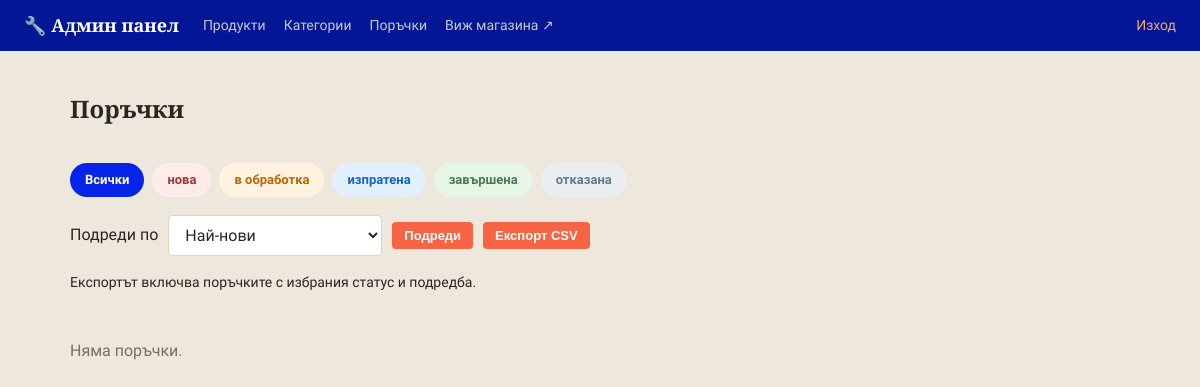
The page /admin/orders (signed in) on the database as committed earlier.
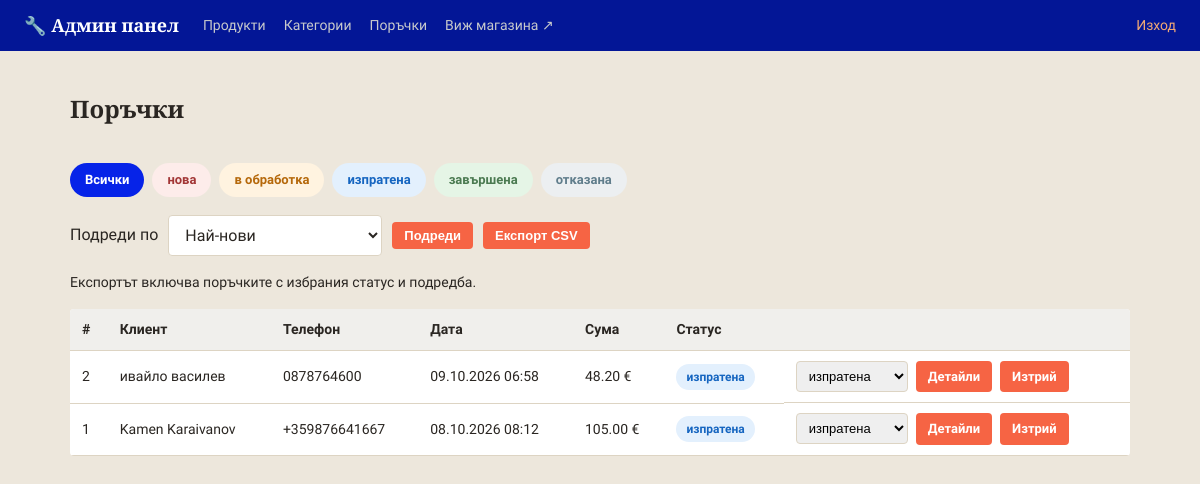
The same page on the database as committed later.
### models.py (models this page shows)
class Order(db.Model):
    __tablename__ = 'orders'
    STATUSES = ['нова', 'в обработка', 'изпратена', 'завършена', 'отказана']
    id = db.Column(db.Integer, primary_key=True)
    customer_name = db.Column(db.String(150), nullable=False)
    phone = db.Column(db.String(50), nullable=False)
    address = db.Column(db.String(300), nullable=False)
    email = db.Column(db.String(150), default='')
    total = db.Column(db.Float, nullable=False)
    status = db.Column(db.String(30), default='нова', nullable=False)
    created_at = db.Column(db.DateTime, default=datetime.utcnow)
    items = db.relationship('OrderItem', backref='order', lazy=True)

### app.py (the view)
@app.route('/admin/orders')
@admin_required
def admin_orders():
    orders, sort, status_filter = selected_orders()
    return render_template('admin/orders.html', orders=orders,
                           statuses=Order.STATUSES, status_filter=status_filter,
                           sort=sort, sort_options=ORDER_SORTS)

### app.py (called while the page is built)
@app.context_processor
def inject_whatsapp_number():
    return {'whatsapp_number': app.config['WHATSAPP_NUMBER'], 'asset_version': app.config['ASSET_VERSION']}

@app.context_processor
def inject_canonical_url():
    public_pages = {'index', 'category_view', 'product_view', 'contacts', 'returns_policy'}
    canonical_url = None
    if request.endpoint in public_pages and request.method in ('GET', 'HEAD'):
        canonical_url = app.config['CANONICAL_SITE_URL'] + url_for(
            request.endpoint, _external=False, **(request.view_args or {})
        )
    return {'canonical_url': canonical_url}

@app.before_request
def redirect_www_domain():
    if request.method in ('GET', 'HEAD') and request.host.partition(':')[0].lower() == 'www.e-jelezaria.bg':
        path = request.full_path.rstrip('?') if not request.query_string else request.full_path
        return redirect(app.config['CANONICAL_SITE_URL'] + path, code=301)

@app.context_processor
def inject_category_icons():
    return {'category_icons': CATEGORY_ICONS}

@app.context_processor
def inject_availability_info():
    return {'availability_labels': Product.AVAILABILITY_LABELS,
            'availability_badge_class': Product.AVAILABILITY_BADGE_CLASS,
            'availability_icons': Product.AVAILABILITY_ICONS}

def admin_required(view_func):
    @wraps(view_func)
    def wrapper(*args, **kwargs):
        if not session.get('is_admin'):
            flash('Моля, влезте в системата.', 'error')
            return redirect(url_for('admin_login', next=request.path))
        return view_func(*args, **kwargs)
    return wrapper

def selected_sort(options):
    value = request.args.get('sort', 'newest')
    return value if value in options else 'newest'

### templates/admin/orders.html (shortened to what this page needs)
{% extends 'admin/base.html' %}
{% block content %}
<div class="admin-header-row">
    <h1 class="page-title">Поръчки</h1>
</div>
<div class="status-filter">
    <a href="{{ url_for('admin_orders', sort=sort) }}" class="status-chip {% if not status_filter %}status-chip-active{% endif %}">Всички</a>
    {% for s in statuses %}
    <a href="{{ url_for('admin_orders', status=s, sort=sort) }}"
       class="status-chip status-{{ s | replace(' ', '-') }} {% if status_filter == s %}status-chip-active{% endif %}">{{ s }}</a>
    {% endfor %}
</div>
<form class="list-toolbar" method="get">
    {% include 'sort_select.html' %}
    <button type="submit" class="btn btn-small">Подреди</button>
    <button type="submit" class="btn btn-small" formaction="{{ url_for('admin_orders_export') }}">Експорт CSV</button>
</form>
<p class="export-note">Експортът включва поръчките с избрания статус и подредба.</p>
{% if orders %}
<table class="admin-table">
    <thead>
        <tr>
            <th>#</th>
            <th>Клиент</th>
            <th>Телефон</th>
            <th>Дата</th>
            <th>Сума</th>
            <th>Статус</th>
            <th></th>
        </tr>
    </thead>
    <tbody>
        {% for o in orders %}
        <tr>
            <td>{{ o.id }}</td>
            <td>{{ o.customer_name }}</td>
            <td>{{ o.phone }}</td>
            <td>{{ o.created_at.strftime('%d.%m.%Y %H:%M') }}</td>
            <td>{{ '%.2f'|format(o.total) }} €</td>
            <td>
                <span class="status-badge status-{{ o.status | replace(' ', '-') }}">{{ o.status }}</span>
            </td>
            <td class="admin-actions">
                <form action="{{ url_for('admin_order_status', order_id=o.id) }}" method="post" class="status-select-form">
                    <select name="status" onchange="this.form.submit()">
                        {% for s in statuses %}
                        <option value="{{ s }}" {% if s == o.status %}selected{% endif %}>{{ s }}</option>
                        {% endfor %}
                    </select>
                </form>
                <a href="{{ url_for('admin_order_detail', order_id=o.id) }}" class="btn btn-small">Детайли</a>
                <a href="{{ url_for('admin_order_delete', order_id=o.id) }}" class="btn btn-small btn-secondary">Изтрий</a>
            </td>
        </tr>
        {% endfor %}
    </tbody>
</table>
{% else %}
<p class="empty-msg">Няма поръчки{% if status_filter %} със статус "{{ status_filter }}"{% endif %}.</p>
{% endif %}
{% endblock %}

### templates/admin/base.html (shortened to what this page needs)
<!DOCTYPE html>
<html lang="bg">
<head>
    <link rel="stylesheet" href="{{ url_for('static', filename='css/style.css') }}?v={{ asset_version }}">
    <link rel="stylesheet" href="{{ url_for('static', filename='css/admin.css') }}?v={{ asset_version }}">
    <link type="text/css" rel="stylesheet" href="{{ url_for('static',filename='css/style.css') }}"/>
</head>
<body class="admin-body">
<header class="admin-topbar">
    <a href="{{ url_for('admin_dashboard') }}" class="brand">🔧 Админ панел</a>
    <nav class="admin-nav">
        <a href="{{ url_for('admin_dashboard') }}">Продукти</a>
        <a href="{{ url_for('admin_categories') }}">Категории</a>
        <a href="{{ url_for('admin_orders') }}">Поръчки</a>
        <a href="{{ url_for('index') }}" target="_blank">Виж магазина ↗</a>
    </nav>
    <a href="{{ url_for('admin_logout') }}" class="admin-logout">Изход</a>
</header>
<main class="admin-container">
    {% block content %}{% endblock %}
</main>
</body>
</html>

### templates/sort_select.html
<label for="sort">Подреди по</label>
<select id="sort" name="sort">
    {% for value, label in sort_options.items() %}
    <option value="{{ value }}" {% if sort == value %}selected{% endif %}>{{ label }}</option>
    {% endfor %}
</select>

### static/css/style.css (style rules this page uses)
:root { --steel: #0623e8; --steel-dark: #031696; --accent: #f66444; --accent-dark: #bf4e35; --highlight: #d9a441; --bg: #ede7dc; --card-bg: #ffffff; --border: #ddd4c3; --text: #2a2622; --text-light: #766f62; --success: #4b7a51; --danger: #a23636; --radius: 4px; }
* { box-sizing: border-box; }
body { margin: 0; font-family: 'PT Sans', 'Segoe UI', Roboto, Arial, sans-serif; background: var(--bg); color: var(--text); line-height: 1.5; }
h1, h2, h3, .brand, .hero h1 { font-family: 'Bitter', Georgia, serif; }
a { color: inherit; text-decoration: none; }
.brand { font-size: 22px; font-weight: 700; color: #fff; white-space: nowrap; display: flex; align-items: center; gap: 10px; }
.page-title { font-size: 24px; margin-bottom: 16px; }
.btn { display: inline-block; background: var(--accent); color: #fff; border: none; padding: 10px 18px; border-radius: var(--radius); font-weight: 600; cursor: pointer; font-size: 14px; }
.btn-small { padding: 6px 12px; font-size: 13px; }
.list-toolbar { display: flex; flex-wrap: wrap; align-items: center; gap: 10px; margin: 16px 0; }
.list-toolbar select { max-width: 100%; padding: 9px 12px; border: 1px solid var(--border); border-radius: var(--radius); background: var(--card-bg, #fff); color: inherit; font: inherit; }
.export-note { font-size: 14px; margin: 0 0 16px; }

### static/css/admin.css (style rules this page uses)
.admin-body { background: var(--bg); }
.admin-topbar { background: var(--steel-dark); color: #fff; display: flex; align-items: center; gap: 24px; padding: 12px 24px; }
.admin-topbar .brand { color: #fff; font-size: 18px; font-weight: 700; }
.admin-nav { display: flex; gap: 18px; flex: 1; }
.admin-nav a { color: #c7c9cc; font-size: 14px; }
.admin-logout { color: #f0a875; font-size: 14px; }
.admin-container { max-width: 1100px; margin: 0 auto; padding: 24px 20px 60px; }
.admin-header-row { display: flex; align-items: center; justify-content: space-between; margin-bottom: 20px; }
.admin-table { width: 100%; border-collapse: collapse; background: var(--card-bg); border-radius: var(--radius); overflow: hidden; }
.admin-table th, .admin-table td { padding: 10px 12px; border-bottom: 1px solid var(--border); text-align: left; font-size: 14px; }
.admin-table th { background: #f0efec; }
.admin-actions { display: flex; gap: 8px; flex-wrap: wrap; align-items: center; }
.btn-secondary { background: #e2e0dc; color: var(--text); }
.status-filter { display: flex; flex-wrap: wrap; gap: 8px; margin-bottom: 18px; }
.status-chip { display: inline-block; padding: 6px 14px; border-radius: 20px; font-size: 13px; font-weight: 600; background: #e2e0dc; color: var(--text); border: 1px solid transparent; }
.status-chip-active { background: var(--steel); color: #fff; }
.status-badge { display: inline-block; padding: 4px 10px; border-radius: 20px; font-size: 12px; font-weight: 700; white-space: nowrap; }
.status-badge.status-нова, .status-chip.status-нова { background: #fdecea; color: var(--danger); }
.status-badge.status-в-обработка, .status-chip.status-в-обработка { background: #fff3e0; color: #b5680a; }
.status-badge.status-изпратена, .status-chip.status-изпратена { background: #e3f0fd; color: #1565c0; }
.status-badge.status-завършена, .status-chip.status-завършена { background: #e5f5e6; color: var(--success); }
.status-badge.status-отказана, .status-chip.status-отказана { background: #eceff1; color: #607d8b; }
.status-select-form select { padding: 6px 8px; border: 1px solid var(--border); border-radius: var(--radius); font-size: 13px; }

Rows that differ between the two databases and show on the page:
added Order: id "2", customer_name "ивайло василев", phone "0878764600", created_at "09.10.2026 06:58", total "48.20", status "изпратена"
added Order: id "1", customer_name "Kamen Karaivanov", phone "+359876641667", created_at "08.10.2026 08:12", total "105.00", status "изпратена"
Other text that changed with them:
text no longer shown: "Няма поръчки ."
text now shown: "# Клиент Телефон Дата Сума Статус"
